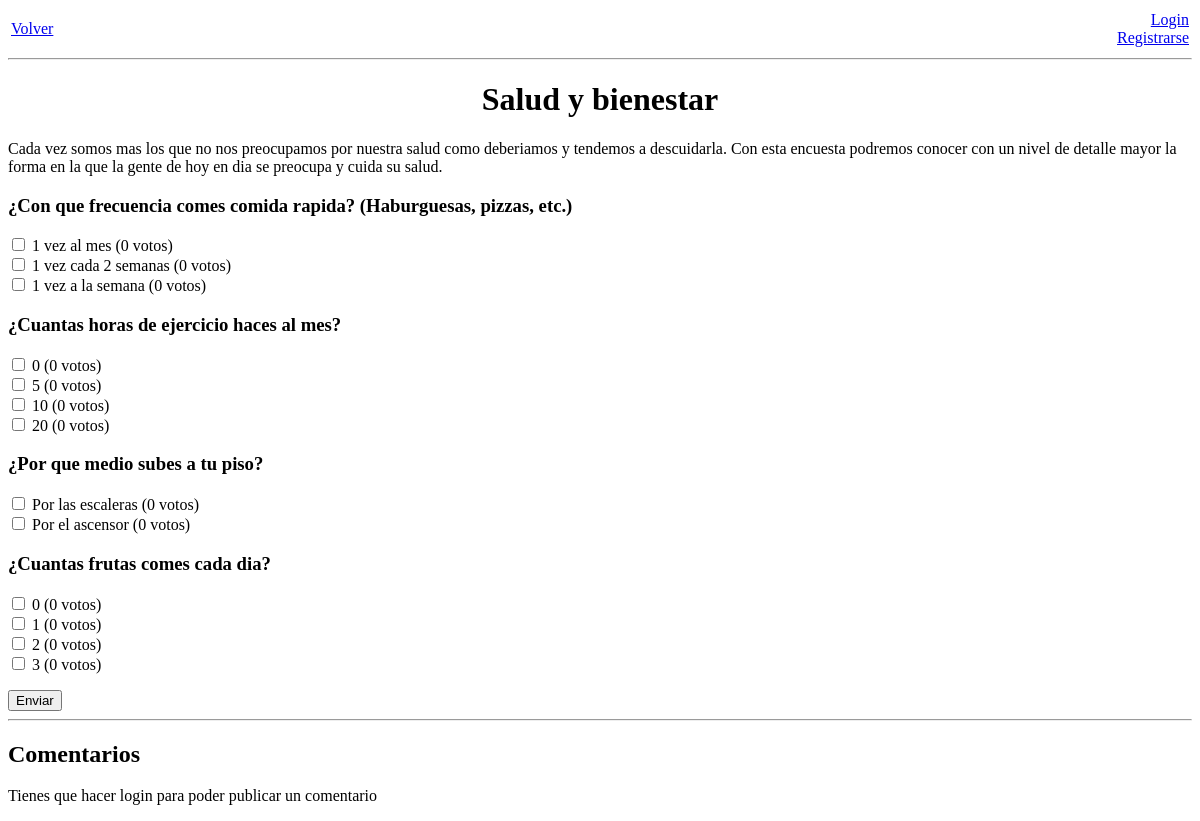
/encuestas/14/, run on the app's committed database.
### encuestasApp/models.py (models this page shows, shortened)
class Encuesta(models.Model):
	titulo = models.CharField(max_length=200)
	descripcion = models.CharField(max_length=1000)
	fechaPub = models.DateTimeField('fecha de publicacion')
	visitas = models.IntegerField(default=0)
	usuario = models.ForeignKey(Usuario, on_delete=models.CASCADE, null=False)

class Pregunta(models.Model):
	texto = models.CharField(max_length=200)
	encuesta = models.ForeignKey(Encuesta, on_delete=models.CASCADE, null=False)

class Respuesta(models.Model):
	texto = models.CharField(max_length=200)
	numVotos = models.IntegerField(default=0)
	pregunta = models.ForeignKey(Pregunta, on_delete=models.CASCADE, null=False)

### encuestasApp/views.py (the view, shortened to what this page needs)
# urls.py: path('encuestas/<int:idEncuesta>/', views.verEncuesta, name="encuestas"),
def verEncuesta(request, idEncuesta):
	if 'enviar' in request.POST:
		for respuestaId in request.POST.getlist('respuesta'):
			r = Respuesta.objects.get(pk=respuestaId)
			r.numVotos += 1
			r.save()
		return redirect('/')
	login = 'usuario' in request.session
	encuesta = Encuesta.objects.get(pk=idEncuesta)
	if 'publicar' not in request.POST:
		encuesta.visitas += 1
		encuesta.save()
	preguntas = encuesta.pregunta_set.all()
	listaPreguntas = []
	for pregunta in preguntas:
		p = {}
		p['id'] = pregunta.pk
		p['texto'] = pregunta.texto
		listaRespuestas = []
		for respuesta in pregunta.respuesta_set.all():
			r = {}
			r['id'] = respuesta.pk
			r['texto'] = respuesta.texto
			r['votos'] = respuesta.numVotos
			listaRespuestas.append(r)
		p['respuestas'] = listaRespuestas
		listaPreguntas.append(p)
	comentarios = Comentario.objects.filter(encuesta=encuesta).order_by('fechaPub')
	contexto = {
		'login':login,
		'encuesta':encuesta,
		'preguntas':listaPreguntas,
		'comentarios':comentarios
	}
	return render(request, 'encuestasApp/verEncuesta.html', contexto)

### encuestasApp/templates/encuestasApp/verEncuesta.html (shortened to what this page needs)
<html>
<head>
	{% load static %}
	<link rel="stylesheet" type="text/css" href="{% static 'encuestasApp/estilos.css' %}"></link>
</head>
<body>
	<table style="width: 100%">
		<tr>
			<td style="text-align: left"><a href="{% url 'encuestas2:index' %}">Volver</a></td>
			<td style="text-align: right">
				{% if login %}
				<a href="{% url 'encuestas2:misEncuestas' %}">Mis encuestas<a/><br/>
				<input type="submit" class="enlace" name="logout" value="Logout"/><br/>
				{% else %}
				<a href="{% url 'encuestas2:login' %}">Login</a><br/>
				<a href="{% url 'encuestas2:registrarse' %}">Registrarse</a>
				{% endif %}
			</td>
		</tr>
	</table>
	<hr/>
	<h1 style="text-align: center">{{encuesta.titulo}}</h1>
	<p>{{encuesta.descripcion}}</p>
	<form action="" method="post">
	{% for pregunta in preguntas %}
	<h3>{{pregunta.texto}}</h3>
	<p>
		{% for respuesta in pregunta.respuestas %}
		<input type="checkbox" name="respuesta" id="{{respuesta.id}}" value="{{respuesta.id}}"/>
		<label for="{{respuesta.id}}">{{respuesta.texto}} ({{respuesta.votos}} votos)</label><br/>
		{% endfor %}
	</p>
	{% endfor %}
	<input type="submit" name="enviar" value="Enviar"/>
	<hr/>
	<h2>Comentarios</h2>
	{% if login %}
		<textarea name="comentario" style="width:50%" placeholder="Comentario"></textarea><br/>
		<input type="submit" name="publicar" value="Enviar"/>
	{% else %}
	Tienes que hacer login para poder publicar un comentario
	{% endif %}
	</form>
</body>
</html>

### data on the page
Encuesta: titulo "Salud y bienestar", descripcion "Cada vez somos mas los que no nos preocupamos por nuestra salud como deberiamos y tendemos a descuidarla. Con esta encuesta podremos conocer con un nivel de detalle mayor la forma en la que la gente de hoy en dia se preocupa y cuida su salud."
Pregunta: texto "¿Con que frecuencia comes comida rapida? (Haburguesas, pizzas, etc.)"
Respuesta: texto "1 vez al mes"
Respuesta: texto "1 vez cada 2 semanas"
Respuesta: texto "1 vez a la semana"
Pregunta: texto "¿Cuantas horas de ejercicio haces al mes?"
Respuesta: texto "10"
Respuesta: texto "20"
Pregunta: texto "¿Por que medio subes a tu piso?"
Respuesta: texto "Por las escaleras"
Respuesta: texto "Por el ascensor"
Pregunta: texto "¿Cuantas frutas comes cada dia?"

### other printed values
{{ respuesta.votos }} "0" "0" "0" "0" "0" "0" "0" "0" "0" "0" "0" "0" "0"
{{ respuesta.texto }} "0" "5" "0" "1" "2" "3"
